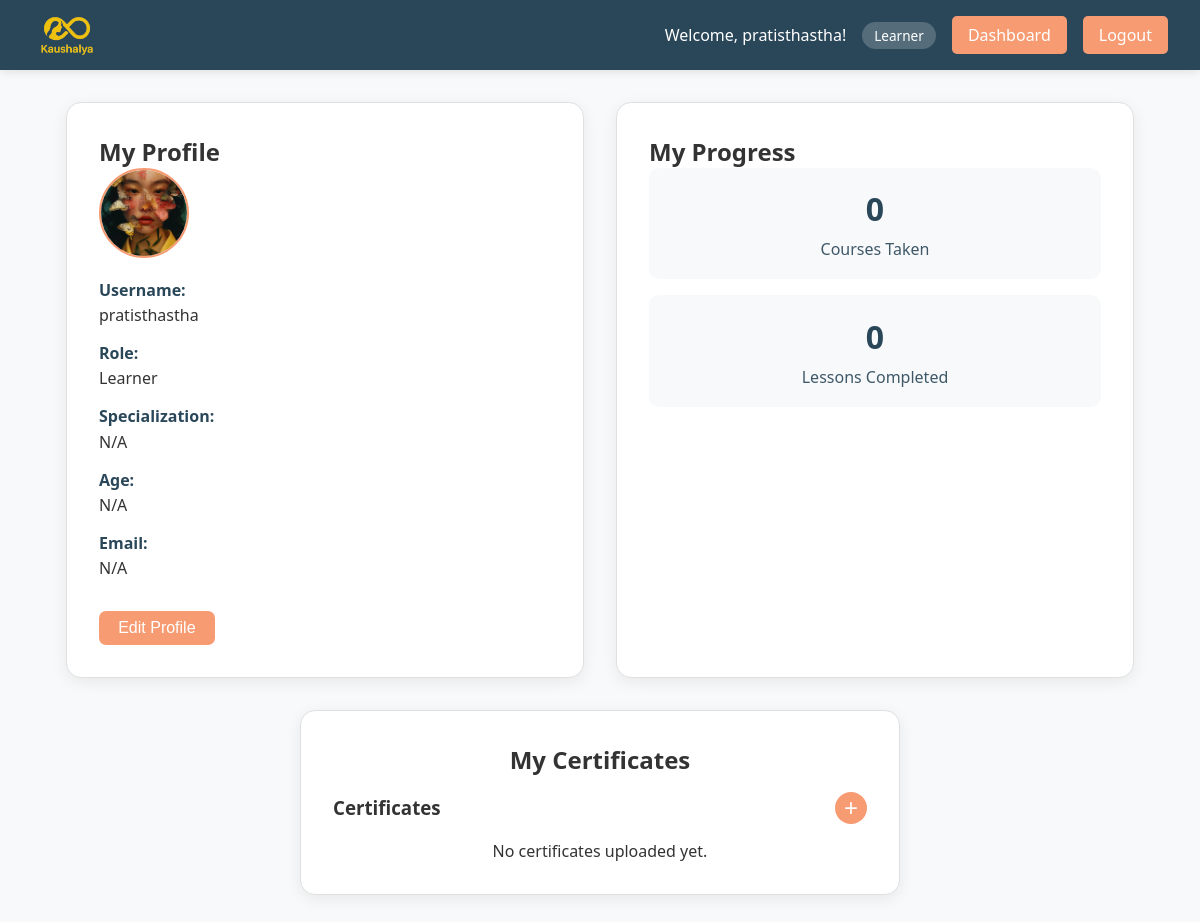
/profile/ (signed in), run on the app's committed database.
### core/models.py (models this page shows, shortened)
class Profile(models.Model):
    ROLE_CHOICES = [
        ('learner', 'Learner'),
        ('instructor', 'Instructor/Admin'),
    ]
    user = models.OneToOneField(User, on_delete=models.CASCADE)
    role = models.CharField(max_length=20, choices=ROLE_CHOICES)
    specialization = models.CharField(max_length=100, blank=True)
    age = models.PositiveIntegerField(null=True, blank=True)
    email = models.EmailField(max_length=254, blank=True)
    avatar = models.ImageField(upload_to='avatars/', blank=True, null=True)

### core/views.py (the view, shortened to what this page needs)
# urls.py: path('profile/', views.profile_view, name='profile'),
@login_required
def profile_view(request):
    profile = request.user.profile
    certificates = Certificate.objects.filter(user=request.user)
    form = ProfileForm(instance=profile)
    certificate_form = CertificateUploadForm()
    courses_taken = Course.objects.filter(instructor=request.user).count() # Assuming courses taken means courses created by instructor
    lessons_completed_count = UserLessonProgress.objects.filter(user=request.user).count()
    completed_lessons = UserLessonProgress.objects.filter(user=request.user).select_related('lesson', 'lesson__course').order_by('-completed_at')[:5] # Get last 5 completed lessons
    certificates_earned = Certificate.objects.filter(user=request.user).count()
    context = {
        'form': form,
        'certificate_form': certificate_form,
        'profile': profile,
        'courses_taken': courses_taken,
        'lessons_completed_count': lessons_completed_count,
        'certificates_earned': certificates_earned,
        'completed_lessons': completed_lessons,
        'certificates': certificates,
    }
    return render(request, 'core/profile.html', context)

### core/templates/core/profile.html (shortened to what this page needs)
{% load static %}
<!DOCTYPE html>
<html lang="en">
<head>
</head>
<body>
    <nav class="navbar">
        <div class="navbar-content">
            <a href="{% url 'dashboard' %}" class="logo" style="display: flex; align-items: center; gap: 0.5rem;">
                <img src="{% static 'core/logo for kaushalya.png' %}" alt="Kaushalaya Logo" style="height: 70px; width: auto; display: block; border-radius: 6px;">
            </a>
            <div class="nav-links" id="navLinks">
                <div class="user-info">
                    <span>Welcome, {{ request.user.username }}!</span>
                    <span class="user-role">{{ request.user.profile.get_role_display }}</span>
                </div>
                <a href="{% url 'dashboard' %}" class="nav-btn">Dashboard</a>
                <a href="{% url 'logout' %}" class="logout-btn">Logout</a>
            </div>
        </div>
    </nav>
    <div class="container">
        <div class="top-row">
            <div class="profile-details">
                <h2>My Profile</h2>
                <div id="view-mode">
                    {% if profile.avatar %}
                        <img src="{{ profile.avatar.url }}" alt="Profile Avatar" class="profile-avatar">
                    {% endif %}
                    <div class="form-group">
                        <label>Username:</label>
                        <p>{{ request.user.username }}</p>
                    </div>
                    <div class="form-group">
                        <label>Role:</label>
                        <p>{{ profile.get_role_display }}</p>
                    </div>
                    <div class="form-group">
                        <label>Specialization:</label>
                        <p>{{ profile.specialization|default:"N/A" }}</p>
                    </div>
                    <div class="form-group">
                        <label>Age:</label>
                        <p>{{ profile.age|default:"N/A" }}</p>
                    </div>
                    <div class="form-group">
                        <label>Email:</label>
                        <p>{{ profile.email|default:"N/A" }}</p>
                    </div>
                    <button type="button" class="submit-btn" onclick="toggleEditMode()">Edit Profile</button>
                </div>
            </div>
            <div class="profile-stats">
                <h2>My Progress</h2>
                <div class="stat-card">
                    <div class="stat-number">{{ courses_taken }}</div>
                    <div class="stat-label">Courses Taken</div>
                </div>
                <div class="stat-card">
                    <div class="stat-number">{{ lessons_completed_count }}</div>
                    <div class="stat-label">Lessons Completed</div>
                </div>
            </div>
        </div>
        <div class="certificates-box">
            <h2 style="width:100%;text-align:center;margin-bottom:1rem;">My Certificates</h2>
            <div class="certificates-header">
                <h3>Certificates</h3>
                <button type="button" class="add-certificate-btn" onclick="toggleCertificateUploadForm()">+</button>
            </div>
            <div class="certificate-list">
                {% if certificates %}
                    {% for certificate in certificates %}
                        <div class="certificate-item">
                            <img src="{{ certificate.file.url }}" alt="{{ certificate.title }}" class="certificate-image">
                            <p>{{ certificate.title }}</p>
                        </div>
                    {% endfor %}
                {% else %}
                    <p>No certificates uploaded yet.</p>
                {% endif %}
            </div>
        </div>
    </div>
</body>
</html>

### core/templates/core/profile.html (style rules this page uses)
* { margin: 0; padding: 0; box-sizing: border-box; }
body { font-family: 'Segoe UI', Tahoma, Geneva, Verdana, sans-serif; background: #f8f9fa; color: #333; }
.navbar { background: #2A4759; padding: 1rem 2rem; box-shadow: 0 2px 10px rgba(0, 0, 0, 0.1); }
.navbar-content { display: flex; justify-content: space-between; align-items: center; position: relative; }
.logo { font-size: 1.5rem; font-weight: bold; height: 30px; flex-shrink: 0; color: white; }
.user-info { display: flex; align-items: center; gap: 1rem; color: white; }
.user-role { background: rgba(255, 255, 255, 0.2); padding: 0.25rem 0.75rem; border-radius: 20px; font-size: 0.85rem; }
.logout-btn, .nav-btn { background: #F79B72; color: white; border: none; padding: 0.5rem 1rem; border-radius: 5px; cursor: pointer; text-decoration: none; transition: background 0.2s ease, transform 0.2s ease; }
.nav-links { display: flex; align-items: center; gap: 1rem; }
.container { max-width: 1100px; margin: 2rem auto; padding: 0 1rem; }
.top-row { display: flex; gap: 2rem; margin-bottom: 2rem; }
.profile-details, .profile-stats { flex: 1 1 0; background: #fff; border-radius: 15px; box-shadow: 0 4px 16px rgba(0,0,0,0.07); padding: 2rem; min-width: 0; display: flex; flex-direction: column; align-items: flex-start; justify-content: flex-start; border: 1px solid #e0e0e0; min-height: 350px; }
.profile-details { margin-bottom: 0; }
.profile-stats { margin-bottom: 0; }
.profile-avatar { width: 90px; height: 90px; border-radius: 50%; object-fit: cover; margin-bottom: 1rem; border: 2px solid #F79B72; }
.form-group { margin-bottom: 1rem; }
.form-group label { font-weight: bold; color: #2A4759; }
.form-group p { margin-top: 0.2rem; color: #333; }
.submit-btn { background: #F79B72; color: white; border: none; border-radius: 7px; padding: 0.5rem 1.2rem; font-size: 1rem; cursor: pointer; margin-top: 1rem; margin-right: 0.5rem; transition: background 0.2s; }
.stat-card { background: #f8f9fa; color: #2A4759; padding: 1.2rem 1.5rem; border-radius: 10px; text-align: center; margin-bottom: 1rem; width: 100%; }
.stat-number { font-size: 2rem; font-weight: bold; margin-bottom: 0.5rem; }
.stat-label { font-size: 1rem; opacity: 0.9; }
.certificates-box { max-width: 600px; margin: 0 auto 2rem auto; background: #fff; border-radius: 15px; box-shadow: 0 4px 16px rgba(0,0,0,0.07); padding: 2rem; border: 1px solid #e0e0e0; display: flex; flex-direction: column; align-items: center; }
.certificates-header { display: flex; align-items: center; justify-content: space-between; width: 100%; margin-bottom: 1rem; }
.certificate-list { display: flex; flex-wrap: wrap; gap: 1.5rem; justify-content: center; width: 100%; }
.add-certificate-btn { background: #F79B72; color: white; border: none; border-radius: 50%; width: 32px; height: 32px; font-size: 1.5rem; cursor: pointer; display: flex; align-items: center; justify-content: center; transition: background 0.2s; }

### data on the page
Profile: avatar (picture), role "Learner", specialization "N/A", age "N/A", email "N/A"

### other printed values
{{ request.user.username }} "pratisthastha"
{{ request.user.profile.get_role_display }} "Learner"
{{ courses_taken }} "0"
{{ lessons_completed_count }} "0"
